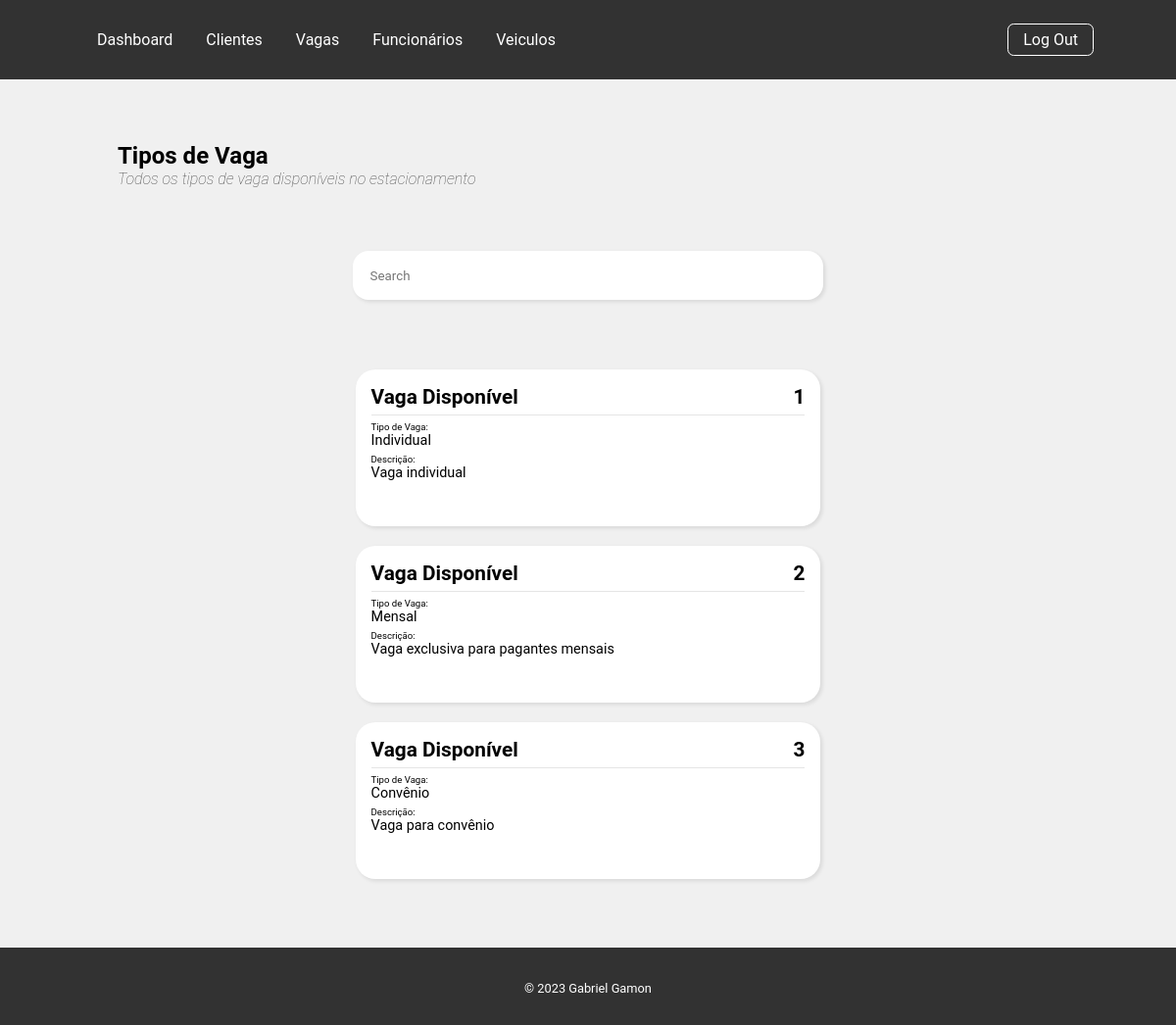
The app's page /vaga.php with its own data.
### tables this page shows
CREATE TABLE vaga(
    cd INT PRIMARY KEY AUTO_INCREMENT,
    tipo_vaga VARCHAR(100),
    ds_vaga LONGTEXT
);

### config.php (called while the page is built, shortened)
<?php
function ListarVagas($cd) {
       $sql = 'SELECT * FROM vaga';
    $res = $GLOBALS['conn']->query($sql);
    return $res;
}

### vaga.php (the view, shortened to what this page needs)
<?php
    include('config.php');
?>
<head>
    <link rel="stylesheet" href="https://unicons.iconscout.com/release/v4.0.8/css/line.css">
</head>
<body>
    <header class="header">
        <nav class="navbar">
            <a href="dashboard.php">Dashboard</a>
            <a href="home.php">Clientes</a>
            <a href="vaga.php">Vagas</a>
            <a href="funcionario.php">Funcionários</a>
            <a href="veiculo.php">Veiculos</a>
        </nav>
            <a href="" id="logout">Log Out</a>
    </header>
    <div class="container">
        <div class="title-box">
            <h2>Tipos de Vaga</h2>
            <span>Todos os tipos de vaga disponíveis no estacionamento</span>
        </div>
        <div class="search-box">
            <input type="search" name="textSearch" id="textSearch" placeholder="Search">
            <button name="search"><i class="uil uil-search"></i></button>
        </div>
        <div class="cards-box">
            <?php
                $todos = ListarVagas("");
                while ($vaga = $todos->fetch_object()) {
                    echo '
                        <div class="card">
                            <div class="card-header">
                                <h2>Vaga Disponível</h2>
                                <h2>'.$vaga->cd.'</h2>
                            </div>
                            <div class="card-info">
                                <span>Tipo de Vaga: </span>
                                <p>'.$vaga->tipo_vaga.'</p>
                                <span>Descrição: </span>
                                <p>'.$vaga->ds_vaga.'</p>
                            </div>
                        </div>
                    ';
                }
            ?>
        </div>
    </div>
    <footer>
        <div class="footer-link">
            <a href="https://github.com/devgamon">© 2023 Gabriel Gamon</a>
        </div>
    </footer>
</body>

### vaga.php (style rules this page uses)
* { padding: 0; margin: 0; -webkit-box-sizing: border-box; box-sizing: border-box; font-family: 'Roboto', sans-serif; border: none; outline: none; text-decoration: none; -webkit-transition: .2s linear; transition: .2s linear; }
body { min-height: 100vh; width: 100%; background: #f0f0f0; }
.header { display: flex; align-items: center; justify-content: space-between; padding: 1.5rem 7%; width: 100%; background: #323232; }
.header .navbar a { font-size: 1rem; color: #fff; padding: 6px 15px; }
.header #logout { font-size: 1rem; color: #fff; padding: 6px 15px; border: 1px solid #fff; border-radius: 0.4rem; }
.container { display: flex; align-items: center; flex-direction: column; justify-content: center; }
.container .title-box { width: 100%; padding-left: 10%; margin-top: 4rem; }
.container .title-box span { color: rgba(0, 0, 0, 0.7); font-weight: 100; font-style: italic; }
.container .search-box { display: flex; align-items: center; justify-content: center; background: red; margin-top: 4rem; margin-bottom: 4rem; background: #fff; border-radius: 1rem; padding: 0.4rem; width: 40%; box-shadow: 2px 2px 4px rgba(0, 0, 0, 0.1); }
.container .search-box input { width: 100%; height: 100%; padding: 0.7rem; }
.container .search-box button { width: 10%; height: 100%; padding: 0.7rem; background: none; cursor: pointer; }
.container .cards-box { display: flex; justify-content: center; align-items: center; flex-direction: column; gap: 20px; width: 100%; min-height: 40vh; padding: 0.4rem; margin-bottom: 4rem; }
.container .cards-box .card { height: 10rem; width: 40%; background: #fff; padding: 1rem; border-radius: 20px; box-shadow: 2px 2px 4px rgba(0, 0, 0, 0.1); }
.container .cards-box .card .card-header { display: flex; justify-content: space-between; align-items: center; padding-bottom: 0.4rem; border-bottom: 1px solid rgba(0, 0, 0, 0.1); }
.container .cards-box .card .card-header h2 { font-size: 1.3rem; }
.container .cards-box .card .card-info { padding-top: 0.4rem; }
.container .cards-box .card .card-info span { font-size: 0.6rem; }
.container .cards-box .card .card-info p { font-size: 0.9rem; padding-bottom: 5px; }
footer { display: flex; align-items: center; justify-content: center; padding: 1.5rem 7%; width: 100%; background: #323232; }
.footer-link { display: flex; align-items: center; flex-direction: column; justify-content: center; font-size: 3rem; color: #fff; padding: 6px 15px; }
.footer-link a { font-size: 0.8rem; color: #fff; margin-top: 4px; }

### records on screen
vaga: cd "1", tipo_vaga "Individual", ds_vaga "Vaga individual"
vaga: cd "2", tipo_vaga "Mensal", ds_vaga "Vaga exclusiva para pagantes mensais"
vaga: cd "3", tipo_vaga "Convênio", ds_vaga "Vaga para convênio"
